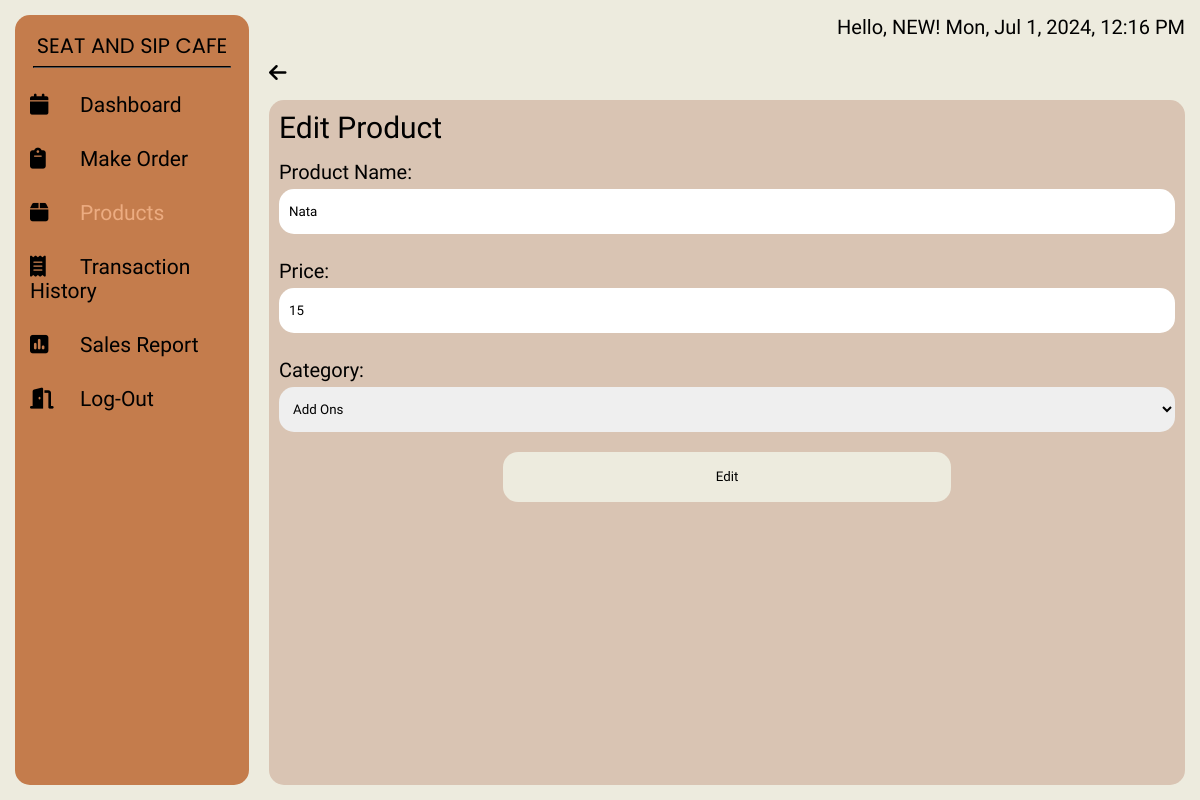
/staff/edit_product.php?id=00000044 (signed in), run on the app's committed database.
### tables this page shows
CREATE TABLE `products` (
  `product_name` varchar(50) NOT NULL,
  `price` int(11) NOT NULL,
  `category_id` int(50) NOT NULL,
  `product_id` int(8) UNSIGNED ZEROFILL NOT NULL
);

CREATE TABLE `categories` (
  `category_id` int(11) NOT NULL,
  `category_name` varchar(50) NOT NULL
);

### config/staff-authentication.php (called while the page is built, shortened)
<?php
    $user = $_SESSION['user'];
?>

### staff/edit_product.php (the view, shortened to what this page needs)
<?php
    require '../config/staff-authentication.php';
    if (isset($_GET['id'])) {
        $product_id = mysqli_real_escape_string($conn, $_GET['id']);
        $sql = "SELECT products.product_id, products.product_name, products.price, categories.category_name
                FROM products
                INNER JOIN categories ON products.category_id = categories.category_id
                WHERE product_id ='$product_id'";
        $result = mysqli_query($conn, $sql);
        if ($result && mysqli_num_rows($result) > 0) {
            $row = mysqli_fetch_assoc($result);
            $product_name = $row["product_name"];
            $price = $row["price"];
            $category = $row["category_name"];
        }
    }
?>
<!DOCTYPE html>
<html lang="en">
<head>
    <link rel="stylesheet" href="../styles/edit_product.css">
</head>
<body>
    <div class="wrapper">
        <div class="sidebar">
            <h2>SEAT AND SIP CAFE</h2>
            <hr class="line">
            <nav>
                <ul>
                    <li><a href="dashboard.php" ><i class="fas fa-solid fa-calendar"></i>Dashboard</a></li>
                    <li><a href="makeorder.php" ><i class="fas fa-solid fa-clipboard"></i>Make Order</a></li>
                    <li><a href="products.php" class="current"><i class="fas fa-solid fa-box"></i>Products</a></li>
                    <li><a href="transaction_history.php"><i class="fas fa-solid fa-receipt"></i>Transaction History</a></li>
                    <li><a href="sales.php"><i class="fas fa-solid fa-square-poll-vertical"></i>Sales Report</a></li>
                    <li><a href="../config/logout.php"><i class="fas fa-solid fa-door-open"></i>Log-Out</a></li>
                </ul>
            </nav>
        </div>
        <div class="main_content">
            <div class="header">
                <div>Hello, <?php Print "$user"?>! <span id='date-time'></span></div>
            </div>
            <div class="info">
                <div class="head">
                    <a href="products.php" class="back"> <i class="fa-solid fa-arrow-left"></i> </a>
                </div>
                <div class="body">
                    <div class="edit-title">
                        <h2>Edit Product</h2>
                    </div>
                    <form  action="../config/update_product.php" method="post" autocomplete="off">
                        <div class="input-box">
                            <label for="productName">Product Name:</label>
                            <input type="text" id="productName" name="productName" value="<?php echo $product_name ;?>" required>
                        </div>
                        <div class="input-box">
                            <label for="price">Price:</label>
                            <input type="number" id="price" name="price" value="<?php echo $price ;?>" required>
                        </div>
                        <div class="input-box">
                            <label for="categoryName">Category:</label>
                            <select id="categoryName" name="categoryName" value="<?php echo $category ;?>" required>
                                <option value="Add Ons" <?php echo ($category == 'Add Ons') ? 'selected' : ''; ?> >Add Ons</option>
                            </select>
                        </div>
                        <input type="submit" value="Edit" class="btn">
                    </form>
                </div>
            </div>
        </div>
    </div>
</body>
</html>

### styles/edit_product.css (style rules this page uses)
html { font-size: 62.5%; }
* { margin: 0; padding: 0; box-sizing: border-box; list-style: none; text-decoration: none; font-family: Zen Kaku Gothic New, 'Source Sans Pro'; color: black; }
body { background-color: #EDEBDE; }
.wrapper { max-width: 140em; padding: 2rem; display: grid; grid-template-columns: 20% 1fr; gap: 2rem; min-height: 100vh; min-width: 100vw; }
.wrapper .sidebar { background: #C47C4C; padding: 1.5rem 0; border-radius: 1.5rem; }
.wrapper .sidebar h2 { text-align: center; font-size: 2.7rem; font-weight: 400; color: black; font-family: Poppins, 'Source Sans Pro'; text-transform: uppercase; text-align: center; }
hr.line { margin: 5px auto; width: 85%; border-color: black; margin-bottom: 1rem; }
.wrapper .sidebar ul li { padding: 15px; font-size: 2.1rem; font-family: Zen Kaku Gothic Antique, 'Source Sans Pro'; font-weight: 400; }
.wrapper .sidebar ul li a { color: black; display: block; }
.wrapper .sidebar ul li a .fas { width: 50px; }
.wrapper .sidebar .current { color: #ECAC81; }
.wrapper .main_content { width: 100%; display: grid; gap: 1.5rem; grid-template-rows: 4% 1fr; }
.wrapper .main_content .header { text-align: right; font-size: 2rem; display: flex; justify-content: space-between; padding: 0 0 1rem 0; }
.wrapper .main_content .header div { margin-left: auto; }
.wrapper .main_content .info { font-size: 2rem; display: flex; gap: 1.5rem; flex-direction: column; }
.wrapper .main_content .info .head { display: flex; gap: 1rem; }
.wrapper .main_content .info .body { height: 100%; background: #D9C4B3; padding: 10px 10px; border-radius: 1.5rem; text-align: left; overflow-y: auto; flex: 1; }
.edit-title h2 { font-weight: 400; color: black; text-align: left; }
.input-box { margin-top: 1.5rem; width: 100%; }
.input-box input, select { width: 100%; color: black; outline: none; border: none; border-radius: 15px; padding: 1rem; margin-top: .5rem; margin-bottom: 1rem; height: 4.5rem; }
.btn { width: 50%; height: 5rem; outline: none; background-color: #EDEBDE; border: none; border-radius: 15px; cursor: pointer; margin-top: 1rem; margin-bottom: 1rem; margin-left: 50%; transform: translateX(-50%); }
@media screen and (max-width: 1400px) and (min-width: 1150px) { .wrapper { padding: 1.5rem; margin: 0; } }
@media screen and (max-width: 1350px) and (min-width: 1000px) { .wrapper .sidebar h2 { font-size: 2.1rem; } }

### data on the page
products: productName "Nata", price "15"
categories: categoryName "Add Ons"

### other printed values
$user "NEW"
